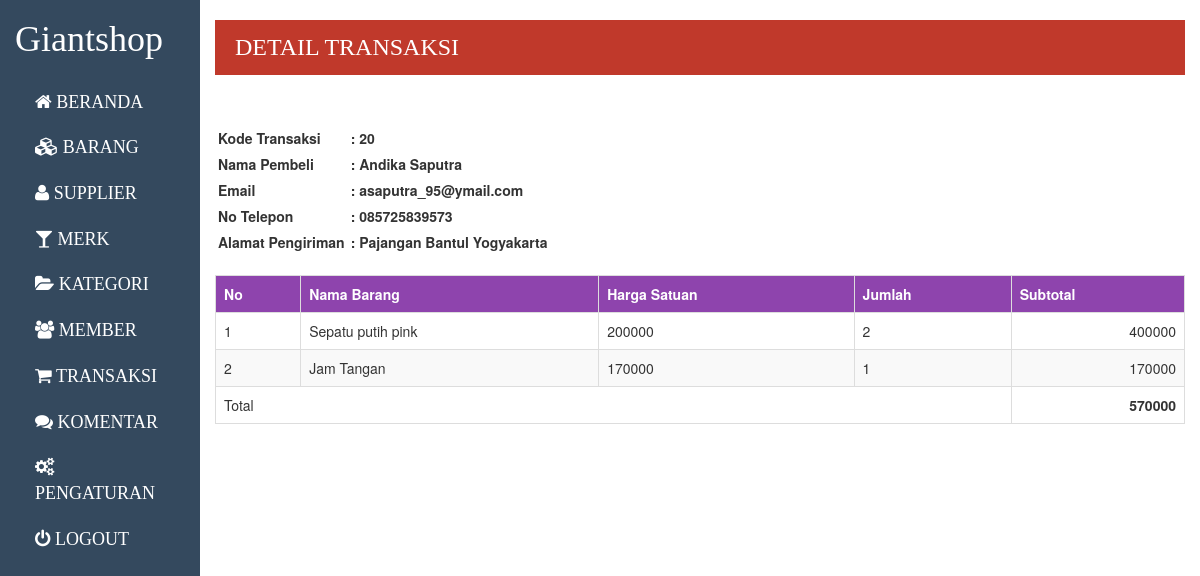
The app's page /admin/index.php?p=detailtransaksi&kd=20 (signed in) with its own data.
### tables this page shows
CREATE TABLE IF NOT EXISTS `trx` (
`kdtrx` int(5) NOT NULL,
  `tgltrx` date NOT NULL,
  `tglkirim` date DEFAULT NULL,
  `email` varchar(50) NOT NULL,
  `alamat` text NOT NULL,
  `idstatus` int(1) NOT NULL
);

CREATE TABLE IF NOT EXISTS `user` (
  `email` varchar(50) NOT NULL,
  `password` varchar(50) NOT NULL,
  `nama` varchar(50) NOT NULL,
  `notelp` varchar(15) NOT NULL,
  `alamat` text NOT NULL
);

### admin/operation/transaksi/detailitem.php (the view)
<div class="title">
	<h3>detail transaksi</h3>
</div>
<?php
if(isset($_GET['kd'])){
	$q = "SELECT nama, T.email, notelp, T.alamat FROM user U JOIN trx T ON U.email=T.email WHERE kdtrx='$_GET[kd]'";
	$sql = mysql_query($q);
	$r = mysql_fetch_array($sql);?>
	<table align='left' class="detailtrx">
		<tr>
			<td>Kode Transaksi</td>
			<td>: <?php echo $_GET['kd']; ?></td>
		</tr>
		<tr>
			<td>Nama Pembeli</td>
			<td>: <?php echo $r[0]; ?></td>
		</tr>
		<tr>
			<td>Email</td>
			<td>: <?php echo $r[1]; ?></td>
		</tr>
		<tr>
			<td>No Telepon</td>
			<td>: <?php echo $r[2]; ?></td>
		</tr>
		<tr>
			<td>Alamat Pengiriman</td>
			<td>: <?php echo $r[3]; ?></td>
		</tr>
	</table>
	<table class="table table-striped table-bordered">
		<tr>
			<th>No</th>
			<th>Nama Barang</th>
			<th>Harga Satuan</th>
			<th>Jumlah</th>
			<th>Subtotal</th>
		</tr>
	<?php
	$no=1;
	$q = "SELECT nmbarang, B.harga, jml, subtotal FROM detailtrx T JOIN barang B ON B.kdbarang=T.kdbarang WHERE kdtrx='$_GET[kd]'";
	$sql = mysql_query($q);
	while($res = mysql_fetch_array($sql)){?>
	<tr>
		<td><?php echo $no++; ?></td>
		<td><?php echo $res[0]; ?></td>
		<td><?php echo $res[1]; ?></td>
		<td><?php echo $res[2]; ?></td>
		<td align=right><?php echo $res[3]; ?></td>
	</tr>
<?php
}
?>
	<tr>
		<td colspan=4>Total</td>
		<?php $tot = mysql_fetch_array(mysql_query("SELECT SUM(subtotal) FROM detailtrx WHERE kdtrx='$_GET[kd]'")) ?>
		<td align=right><strong><?php echo $tot[0]; ?></strong></td>
	</tr>
</table>
<?php
}
?>

### assets/css/admin.css (style rules this page uses)
table { margin: 20px auto; }
table th { background-color: #8e44ad; color: #fff; }
table.detailtrx td { padding: 3px; font-weight: bold; }
.title { background-color: #c0392b; color: #fff; padding: 10px 20px; margin-bottom: 30px; }
.title h3 { margin: 0; text-transform: uppercase; font-family: Langdon; display: inline-block; line-height: 35px; }

### records on screen
trx: email.nama "Andika Saputra", email "asaputra_95@ymail.com", email.notelp "085725839573", alamat "Pajangan Bantul Yogyakarta"

### other values on screen
$_GET['kd'] "20"
$res[0] "Sepatu putih pink"
$res[1] "200000"
$res[2] "2"
$res[3] "400000"
$res[0] "Jam Tangan"
$res[1] "170000"
$res[2] "1"
$res[3] "170000"
$tot[0] "570000"
